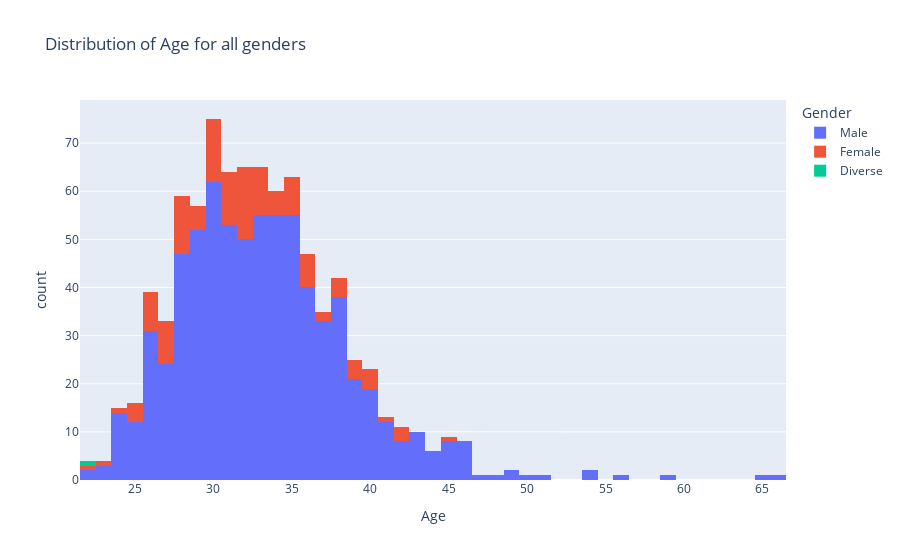

The code cell stored with this chart in its notebook:
### Code cell
fig.show()

### Figure 1 — Plotly figure (JSON) as saved in the notebook; plotly's stock layout.template omitted (floating-point values rounded to 4 significant figures; data arrays with more than 128 entries replaced by an {"elided": "..."} marker saying what was removed)
{"data": [{"alignmentgroup": "True", "bingroup": "x", "hovertemplate": "Gender=Male<br>Age=%{x}<br>count=%{y}<extra></extra>", "legendgroup": "Male", "marker": {"color": "#636efa", "pattern": {"shape": ""}}, "name": "Male", "offsetgroup": "Male", "orientation": "v", "showlegend": true, "type": "histogram", "x": {"elided": "730 int values"}, "xaxis": "x", "yaxis": "y"}, {"alignmentgroup": "True", "bingroup": "x", "hovertemplate": "Gender=Female<br>Age=%{x}<br>count=%{y}<extra></extra>", "legendgroup": "Female", "marker": {"color": "#EF553B", "pattern": {"shape": ""}}, "name": "Female", "offsetgroup": "Female", "orientation": "v", "showlegend": true, "type": "histogram", "x": {"elided": "129 int values"}, "xaxis": "x", "yaxis": "y"}, {"alignmentgroup": "True", "bingroup": "x", "hovertemplate": "Gender=Diverse<br>Age=%{x}<br>count=%{y}<extra></extra>", "legendgroup": "Diverse", "marker": {"color": "#00cc96", "pattern": {"shape": ""}}, "name": "Diverse", "offsetgroup": "Diverse", "orientation": "v", "showlegend": true, "type": "histogram", "x": [22], "xaxis": "x", "yaxis": "y"}], "layout": {"barmode": "relative", "legend": {"title": {"text": "Gender"}, "tracegroupgap": 0}, "title": {"text": "Distribution of Age for all genders"}, "xaxis": {"anchor": "y", "domain": [0, 1], "title": {"text": "Age"}}, "yaxis": {"anchor": "x", "domain": [0, 1], "title": {"text": "count"}}}}
